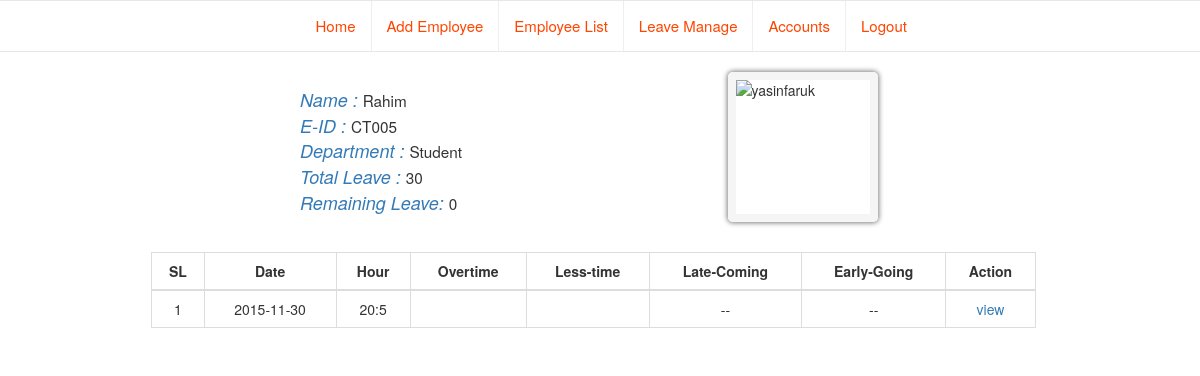
Screenshot of /single_employee_data.php?e_id=CT005 with the database file from the repository.
### tables this page shows
CREATE TABLE IF NOT EXISTS `add_employee` (
`id` int(11) NOT NULL,
  `role_employee` varchar(20) NOT NULL,
  `e_id` varchar(10) NOT NULL,
  `name` varchar(20) NOT NULL,
  `age` varchar(3) NOT NULL,
  `department` varchar(10) NOT NULL,
  `salary` varchar(5) NOT NULL,
  `image` varchar(20) NOT NULL,
  `total_leave` int(3) NOT NULL,
  `email` varchar(20) NOT NULL,
  `password` varchar(20) NOT NULL
);

CREATE TABLE IF NOT EXISTS `working_hour` (
`id` int(11) NOT NULL,
  `e_id` varchar(10) NOT NULL,
  `date_value` date NOT NULL,
  `total_hour` int(3) NOT NULL
);

CREATE TABLE IF NOT EXISTS `employee_time_in` (
`id` int(11) NOT NULL,
  `e_id` varchar(10) NOT NULL,
  `date_value` date NOT NULL,
  `time_in` varchar(15) NOT NULL,
  `time_out` varchar(15) NOT NULL,
  `late_coming` varchar(200) NOT NULL,
  `early_going` varchar(200) NOT NULL
);

### single_employee_data.php (the view, shortened to what this page needs)
<?php
include('navbar.php');
include('pdo.php');
include('database.php');
$dbconnection = $connection_object->connection('localhost', $dbusername, $dbpassword, $dbname);
$em_id = $_GET['e_id'];
$view = "SELECT * FROM add_employee, employee_time_in, working_hour WHERE add_employee.e_id='$em_id' AND employee_time_in.e_id='$em_id' AND working_hour.e_id='$em_id'";
$data = $dbconnection->query($view);
$row = $data->fetch(PDO::FETCH_ASSOC);
?>
<!doctype html>
<html lang="en">
    <head>
        <link rel="stylesheet" href="css/bootstrap.min.css">
        <link rel="stylesheet" href="css/jquery-ui.structure.min.css">
        <link rel="stylesheet" href="css/jquery-ui.theme.min.css">
        <link rel="stylesheet" href="css/jquery-ui.css">
    </head>
    <body>
        <div class="row">
                <div class="col-md-7 col-md-offset-2 employee_part">
                    <div class="col-md-6">
                        <div class="employee_info">
                            <span><em class="text-primary">Name : </em><small><?php echo $row['name'] ?></small></span><br>
                            <span><em class="text-primary">E-ID : </em><small><?php echo $row['e_id'] ?></small></span><br>
                            <span><em class="text-primary">Department : </em><small><?php echo $row['department'] ?></small></span><br>
                            <span><em class="text-primary">Total Leave : </em><small><?php echo 30; ?></small></span><br>
                            <span><em class="text-primary">Remaining Leave: </em><small><?php echo $row['total_leave']; ?></small></span><br>
                        </div>
                    </div>
                    <div class="col-md-6">
                        <img src="https://goo.gl/KDsthX" class="employee-image pull-right" alt="yasinfaruk">
                    </div>
                </div>
                <div class="col-md-11 info-table">
                    <div class="col-md-10 col-md-offset-1">
                        <table class="table table-bordered table-hover">
                            <thead class="text-center">
                                <tr>
                                    <th class="text-center">SL</th>
                                    <th class="text-center">Date</th>
                                    <th class="text-center">Hour</th>
                                    <th class="text-center">Overtime</th>
                                    <th class="text-center">Less-time</th>
                                    <th class="text-center">Late-Coming</th>
                                    <th class="text-center">Early-Going</th>
                                    <th class="text-center">Action</th>
                                </tr>
                            </thead>
                            <tbody>
                            <?php
                                 $i = 0;
                                 while ($row = $data->fetch(PDO::FETCH_ASSOC)) {
                                     ++$i;
                             ?>
                                <tr class="text-center">
                                    <td><?php echo $i; ?></td>
                                    <td><?php echo $row['date_value'] ?></td>
                                    <td><?php echo $row['time_in'] ?></td>
                                    <td><?php echo $row['time_out'] ?></td>
                                    <td><?php echo $row['reason'] ?></td>
                                    <td>
                                        <?php
                                        echo "--";
                                        ?>
                                    </td>
                                    <td>
                                        <?php
                                        echo "--";
                                        ?>
                                    </td>
                                    <td><a href="">view</a></td>
                                </tr>
                                <?php } ?>
                        </tbody>
                    </table>
                </div>
            </div>
        </div>
    </body>
</html>

### single_employee_data.php (style rules this page uses)
.employee-image { border: 8px solid whitesmoke; border-radius: 5px; box-shadow: 0px 0px 5px 1px grey; width: 150px; height: 150px; }
.employee_part { margin-bottom: 30px; }
.employee_info { font-size: 18px; padding: 15px 0px 0px 80px; }
.info-table { margin-left: 45px; }

### rows the page displays
add_employee: name "Rahim", department "Student", total_leave "0", working_hour.date_value "2015-11-30", employee_time_in.time_in "20:5"
working_hour: e "CT005"
